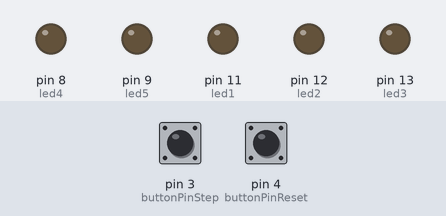
Bench run of a sketch on a simulated Arduino Uno, built with avr-gcc and run on an emulated ATmega328P. Shown: output pins drawn as LEDs (lit = HIGH). The inputs (shaded band) are chosen by the test bench; at power-on: pin 3 (buttonPinStep) LOW, pin 4 (buttonPinReset) LOW.

Above: at 1.2 s.
1.3 s: pin 3 (buttonPinStep) pulled HIGH for 0.15 s
At 1.8 s:
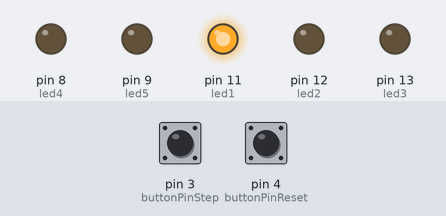
4.4 s: pin 3 (buttonPinStep) pulled HIGH for 1 s
At 5.2 s:
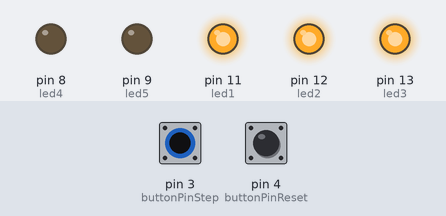
8.4 s: pin 4 (buttonPinReset) pulled HIGH for 0.15 s
At 9.8 s:
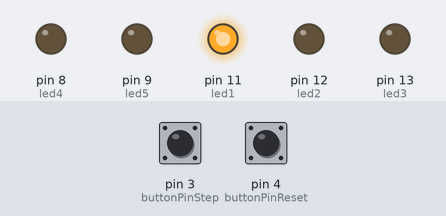
10.9 s: pin 3 (buttonPinStep) pulled HIGH for 3.2 s
At 12.1 s:
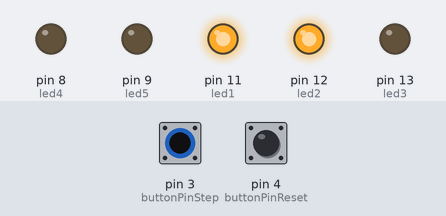
Timing chart, 0 to 18.1 s (numbered marks = the images above; inputs shaded):
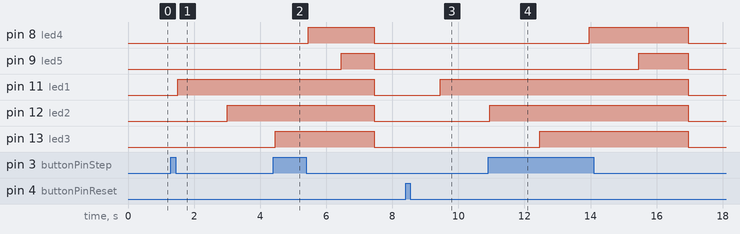

The sketch:

lucecitas.ino
```cpp
// LEDS
int led1 = 11;
int led2 = 12;
int led3 = 13;
int led4 = 8;
int led5 = 9;

// BOTONES
const int buttonPinStep = 3;
const int buttonPinReset = 4;

// ESTADO BOTONES
int buttonStepState = 0;
int buttonResetState = 0;
int lastStepButtonState = LOW;
int lastResetButtonState = LOW;
long lastDebounceTime = 0;
long debounceDelay = 50; // velocidad de debounce

// ESTADO LEDS
int ledState = 0;
long previousMillis = 0;
long delayVel = 2000; // velocidad de prendido de los leds

void setup() {
  pinMode(led1, OUTPUT);
  pinMode(led2, OUTPUT);
  pinMode(led3, OUTPUT);
  pinMode(led4, OUTPUT);
  pinMode(led5, OUTPUT);

  pinMode(buttonPinStep, INPUT);
  pinMode(buttonPinReset, INPUT);
  Serial.begin(9600);
}

void CheckButtons(){
  //leer el estado de los botones
  int readingStep = digitalRead(buttonPinStep);
  int readingReset = digitalRead(buttonPinReset);

  // ver si el estado ha cambiado
  if (readingStep != lastStepButtonState || readingReset != lastResetButtonState) {
    lastDebounceTime = millis();
  }

  //ver si ya paso el tiempo de bounce
  if ((millis() - lastDebounceTime) > debounceDelay) {
    // logica para el boton de aumentar la velocidad
    if (readingStep != buttonStepState) {
      //asignar el nuevo valor
      buttonStepState = readingStep;
      // verificar que se presiono el boton
      if (buttonStepState == HIGH) {
        // rebajar la velocidad de los leds
        if(delayVel > 500){
          delayVel = delayVel - 500;
        }
        else{
          if(delayVel > 100){
            delayVel = delayVel - 100;
          }
        }
      }
    }
    // logica para el boton de reset
    if (readingReset != buttonResetState) {
      buttonResetState = readingReset;
      if (buttonResetState == HIGH) {
        // resetear la velocidad de los leds si se presiono
        delayVel = 2000;
      }
    }
  }
  // guardar el valor leido
  lastStepButtonState = readingStep;
  lastResetButtonState = readingReset;
}

void loop() {

  // verificar el estado de los botones
  CheckButtons();

  // Obtener la cantidad de milisegundos pasados desde que se inicio el programa
  unsigned long currentMillis = millis();

  // si ya ha pasado mas tiempo que el establecido como velocidad
  if(currentMillis - previousMillis > delayVel) {
    previousMillis = currentMillis;

    switch (ledState) {
    case 0:
      digitalWrite(led1, HIGH);
      ledState++;
      break;
    case 1:
      digitalWrite(led2, HIGH);
      ledState++;
      break;
    case 2:
      digitalWrite(led3, HIGH);
      ledState++;
      break;
    case 3:
      digitalWrite(led4, HIGH);
      ledState++;
      break;
    case 4:
      digitalWrite(led5, HIGH);
      ledState++;
      break;
    default:
      digitalWrite(led1, LOW);
      digitalWrite(led2, LOW);
      digitalWrite(led3, LOW);
      digitalWrite(led4, LOW);
      digitalWrite(led5, LOW);
      ledState = 0;
      break;
    }
  }
}
```

Measured:
- after the input at 1.3 s, pin 11 (led1): LOW → HIGH after 0.20 s instead of 0.70 s; pin 12 (led2): LOW → HIGH after 1.7 s instead of 2.7 s
- after the input at 4.4 s, pin 8 (led4): LOW → HIGH after 1.1 s instead of 1.6 s; pin 9 (led5): LOW → HIGH after 2.1 s instead of 3.1 s; pin 11 (led1), pin 12 (led2): HIGH → LOW after 3.1 s; pin 13 (led3): LOW → HIGH after 0.05 s instead of 0.10 s
- after the input at 8.4 s, pin 11 (led1): LOW → HIGH after 1.1 s instead of 0.05 s; pin 12 (led2): stays LOW (without the input it goes to HIGH after 1.1 s); pin 13 (led3): stays LOW (without the input it goes to HIGH after 2.1 s)
- after the input at 10.9 s, pin 8 (led4): LOW → HIGH after 3.1 s instead of 4.6 s; pin 9 (led5): LOW → HIGH after 4.6 s instead of 6.6 s; pin 11 (led1): HIGH → LOW after 6.1 s; pin 12 (led2): LOW → HIGH after 0.06 s instead of 0.56 s; pin 13 (led3): LOW → HIGH after 1.6 s instead of 2.6 s
